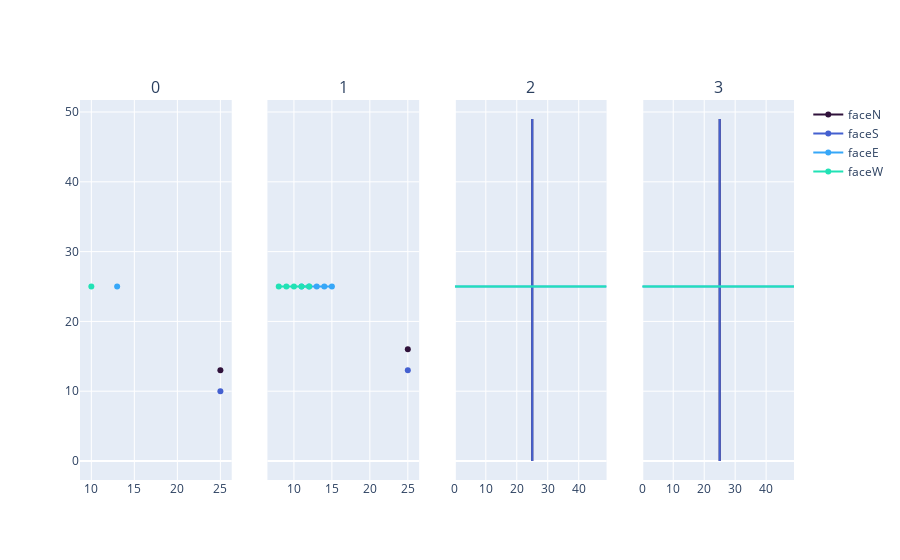

Source (notebook cell):
### Code cell
s.step_through_problem()
show_solution_step(s)

### Figure 1 — Plotly figure (JSON) as saved in the notebook; plotly's stock layout.template omitted (floating-point values rounded to 4 significant figures)
{"data": [{"marker": {"color": "rgb(48, 18, 59)"}, "name": "faceN", "showlegend": true, "type": "scatter", "x": [25], "xaxis": "x", "y": [13], "yaxis": "y"}, {"marker": {"color": "rgb(68, 96, 208)"}, "name": "faceS", "showlegend": true, "type": "scatter", "x": [25], "xaxis": "x", "y": [10], "yaxis": "y"}, {"marker": {"color": "rgb(54, 167, 248)"}, "name": "faceE", "showlegend": true, "type": "scatter", "x": [13], "xaxis": "x", "y": [25], "yaxis": "y"}, {"marker": {"color": "rgb(33, 226, 181)"}, "name": "faceW", "showlegend": true, "type": "scatter", "x": [10], "xaxis": "x", "y": [25], "yaxis": "y"}, {"marker": {"color": "rgb(48, 18, 59)"}, "name": "faceN", "showlegend": false, "type": "scatter", "x": [25], "xaxis": "x2", "y": [16], "yaxis": "y2"}, {"marker": {"color": "rgb(68, 96, 208)"}, "name": "faceS", "showlegend": false, "type": "scatter", "x": [25], "xaxis": "x2", "y": [13], "yaxis": "y2"}, {"marker": {"color": "rgb(54, 167, 248)"}, "name": "faceE", "showlegend": false, "type": "scatter", "x": [15, 14, 13, 12, 11], "xaxis": "x2", "y": [25, 25, 25, 25, 25], "yaxis": "y2"}, {"marker": {"color": "rgb(33, 226, 181)"}, "name": "faceW", "showlegend": false, "type": "scatter", "x": [12, 11, 10, 9, 8], "xaxis": "x2", "y": [25, 25, 25, 25, 25], "yaxis": "y2"}, {"marker": {"color": "rgb(48, 18, 59)"}, "name": "faceN", "showlegend": false, "type": "scatter", "x": [25, 25, 25, 25, 25, 25, 25, 25, 25, 25, 25, 25, 25, 25, 25, 25, 25, 25, 25, 25, 25, 25, 25, 25, 25, 25, 25, 25, 25, 25, 25, 25, 25, 25, 25, 25, 25, 25, 25, 25, 25, 25, 25, 25, 25, 25, 25, 25, 25, 25], "xaxis": "x3", "y": [49, 48, 47, 46, 45, 44, 43, 42, 41, 40, 39, 38, 37, 36, 35, 34, 33, 32, 31, 30, 29, 28, 27, 26, 25, 24, 23, 22, 21, 20, 19, 18, 17, 16, 15, 14, 13, 12, 11, 10, 9, 8, 7, 6, 5, 4, 3, 2, 1, 0], "yaxis": "y3"}, {"marker": {"color": "rgb(68, 96, 208)"}, "name": "faceS", "showlegend": false, "type": "scatter", "x": [25, 25, 25, 25, 25, 25, 25, 25, 25, 25, 25, 25, 25, 25, 25, 25, 25, 25, 25, 25, 25, 25, 25, 25, 25, 25, 25, 25, 25, 25, 25, 25, 25, 25, 25, 25, 25, 25, 25, 25, 25, 25, 25, 25, 25, 25, 25, 25, 25, 25], "xaxis": "x3", "y": [49, 48, 47, 46, 45, 44, 43, 42, 41, 40, 39, 38, 37, 36, 35, 34, 33, 32, 31, 30, 29, 28, 27, 26, 25, 24, 23, 22, 21, 20, 19, 18, 17, 16, 15, 14, 13, 12, 11, 10, 9, 8, 7, 6, 5, 4, 3, 2, 1, 0], "yaxis": "y3"}, {"marker": {"color": "rgb(54, 167, 248)"}, "name": "faceE", "showlegend": false, "type": "scatter", "x": [49, 48, 47, 46, 45, 44, 43, 42, 41, 40, 39, 38, 37, 36, 35, 34, 33, 32, 31, 30, 29, 28, 27, 26, 25, 24, 23, 22, 21, 20, 19, 18, 17, 16, 15, 14, 13, 12, 11, 10, 9, 8, 7, 6, 5, 4, 3, 2, 1, 0], "xaxis": "x3", "y": [25, 25, 25, 25, 25, 25, 25, 25, 25, 25, 25, 25, 25, 25, 25, 25, 25, 25, 25, 25, 25, 25, 25, 25, 25, 25, 25, 25, 25, 25, 25, 25, 25, 25, 25, 25, 25, 25, 25, 25, 25, 25, 25, 25, 25, 25, 25, 25, 25, 25], "yaxis": "y3"}, {"marker": {"color": "rgb(33, 226, 181)"}, "name": "faceW", "showlegend": false, "type": "scatter", "x": [49, 48, 47, 46, 45, 44, 43, 42, 41, 40, 39, 38, 37, 36, 35, 34, 33, 32, 31, 30, 29, 28, 27, 26, 25, 24, 23, 22, 21, 20, 19, 18, 17, 16, 15, 14, 13, 12, 11, 10, 9, 8, 7, 6, 5, 4, 3, 2, 1, 0], "xaxis": "x3", "y": [25, 25, 25, 25, 25, 25, 25, 25, 25, 25, 25, 25, 25, 25, 25, 25, 25, 25, 25, 25, 25, 25, 25, 25, 25, 25, 25, 25, 25, 25, 25, 25, 25, 25, 25, 25, 25, 25, 25, 25, 25, 25, 25, 25, 25, 25, 25, 25, 25, 25], "yaxis": "y3"}, {"marker": {"color": "rgb(48, 18, 59)"}, "name": "faceN", "showlegend": false, "type": "scatter", "x": [25, 25, 25, 25, 25, 25, 25, 25, 25, 25, 25, 25, 25, 25, 25, 25, 25, 25, 25, 25, 25, 25, 25, 25, 25, 25, 25, 25, 25, 25, 25, 25, 25, 25, 25, 25, 25, 25, 25, 25, 25, 25, 25, 25, 25, 25, 25, 25, 25, 25], "xaxis": "x4", "y": [49, 48, 47, 46, 45, 44, 43, 42, 41, 40, 39, 38, 37, 36, 35, 34, 33, 32, 31, 30, 29, 28, 27, 26, 25, 24, 23, 22, 21, 20, 19, 18, 17, 16, 15, 14, 13, 12, 11, 10, 9, 8, 7, 6, 5, 4, 3, 2, 1, 0], "yaxis": "y4"}, {"marker": {"color": "rgb(68, 96, 208)"}, "name": "faceS", "showlegend": false, "type": "scatter", "x": [25, 25, 25, 25, 25, 25, 25, 25, 25, 25, 25, 25, 25, 25, 25, 25, 25, 25, 25, 25, 25, 25, 25, 25, 25, 25, 25, 25, 25, 25, 25, 25, 25, 25, 25, 25, 25, 25, 25, 25, 25, 25, 25, 25, 25, 25, 25, 25, 25, 25], "xaxis": "x4", "y": [49, 48, 47, 46, 45, 44, 43, 42, 41, 40, 39, 38, 37, 36, 35, 34, 33, 32, 31, 30, 29, 28, 27, 26, 25, 24, 23, 22, 21, 20, 19, 18, 17, 16, 15, 14, 13, 12, 11, 10, 9, 8, 7, 6, 5, 4, 3, 2, 1, 0], "yaxis": "y4"}, {"marker": {"color": "rgb(54, 167, 248)"}, "name": "faceE", "showlegend": false, "type": "scatter", "x": [49, 48, 47, 46, 45, 44, 43, 42, 41, 40, 39, 38, 37, 36, 35, 34, 33, 32, 31, 30, 29, 28, 27, 26, 25, 24, 23, 22, 21, 20, 19, 18, 17, 16, 15, 14, 13, 12, 11, 10, 9, 8, 7, 6, 5, 4, 3, 2, 1, 0], "xaxis": "x4", "y": [25, 25, 25, 25, 25, 25, 25, 25, 25, 25, 25, 25, 25, 25, 25, 25, 25, 25, 25, 25, 25, 25, 25, 25, 25, 25, 25, 25, 25, 25, 25, 25, 25, 25, 25, 25, 25, 25, 25, 25, 25, 25, 25, 25, 25, 25, 25, 25, 25, 25], "yaxis": "y4"}, {"marker": {"color": "rgb(33, 226, 181)"}, "name": "faceW", "showlegend": false, "type": "scatter", "x": [49, 48, 47, 46, 45, 44, 43, 42, 41, 40, 39, 38, 37, 36, 35, 34, 33, 32, 31, 30, 29, 28, 27, 26, 25, 24, 23, 22, 21, 20, 19, 18, 17, 16, 15, 14, 13, 12, 11, 10, 9, 8, 7, 6, 5, 4, 3, 2, 1, 0], "xaxis": "x4", "y": [25, 25, 25, 25, 25, 25, 25, 25, 25, 25, 25, 25, 25, 25, 25, 25, 25, 25, 25, 25, 25, 25, 25, 25, 25, 25, 25, 25, 25, 25, 25, 25, 25, 25, 25, 25, 25, 25, 25, 25, 25, 25, 25, 25, 25, 25, 25, 25, 25, 25], "yaxis": "y4"}], "layout": {"annotations": [{"font": {"size": 16}, "showarrow": false, "text": "0", "x": 0.1062, "xanchor": "center", "xref": "paper", "y": 1, "yanchor": "bottom", "yref": "paper"}, {"font": {"size": 16}, "showarrow": false, "text": "1", "x": 0.3688, "xanchor": "center", "xref": "paper", "y": 1, "yanchor": "bottom", "yref": "paper"}, {"font": {"size": 16}, "showarrow": false, "text": "2", "x": 0.6313, "xanchor": "center", "xref": "paper", "y": 1, "yanchor": "bottom", "yref": "paper"}, {"font": {"size": 16}, "showarrow": false, "text": "3", "x": 0.8938, "xanchor": "center", "xref": "paper", "y": 1, "yanchor": "bottom", "yref": "paper"}], "xaxis": {"anchor": "y", "domain": [0, 0.2125]}, "xaxis2": {"anchor": "y2", "domain": [0.2625, 0.475]}, "xaxis3": {"anchor": "y3", "domain": [0.525, 0.7375]}, "xaxis4": {"anchor": "y4", "domain": [0.7875, 1]}, "yaxis": {"anchor": "x", "domain": [0, 1]}, "yaxis2": {"anchor": "x2", "domain": [0, 1], "matches": "y", "showticklabels": false}, "yaxis3": {"anchor": "x3", "domain": [0, 1], "matches": "y", "showticklabels": false}, "yaxis4": {"anchor": "x4", "domain": [0, 1], "matches": "y", "showticklabels": false}}}
